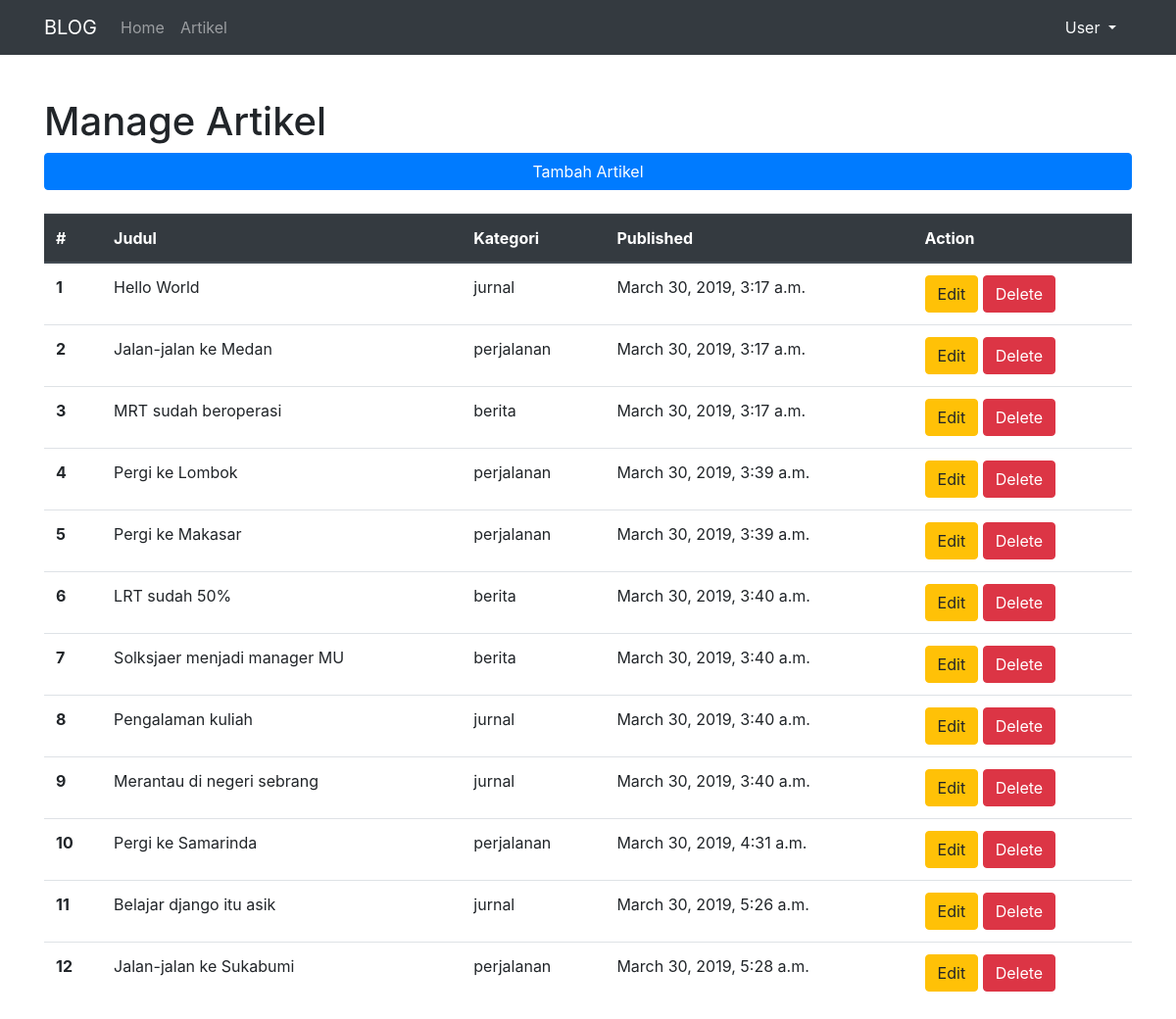
Screenshot of /artikel/manage/ with the database file from the repository.
### artikel/models.py (models this page shows, shortened)
class Artikel(models.Model):
	judul		= models.CharField(max_length=255)
	isi 		= models.TextField()
	kategori 	= models.CharField(max_length=255)
	published	= models.DateTimeField(auto_now_add=True)
	updated 	= models.DateTimeField(auto_now=True)
	slug		= models.SlugField(blank=True, editable=False)

### artikel/views.py (the view)
class ArtikelManageView(ListView):
	model = Artikel
	template_name = "artikel/artikel_manage.html"
	context_object_name = 'artikel_list'

### artikel/templates/artikel/artikel_manage.html (shortened to what this page needs)
{% extends "base.html" %}
{% block contents %}
    <h1>Manage Artikel</h1>
    <a class="btn btn-primary btn-block" href="{% url 'artikel:create' %}">Tambah Artikel</a>
    <table class="table mt-4">
	  <thead class="thead-dark">
	    <tr>
	      <th scope="col">#</th>
	      <th scope="col">Judul</th>
	      <th scope="col">Kategori</th>
	      <th scope="col">Published</th>
	      <th scope="col">Action</th>
	    </tr>
	  </thead>
	  <tbody>
	    {% for artikel in artikel_list %}
	    <tr>
	      <th scope="row">{{forloop.counter}}</th>
	      <td>{{artikel.judul}}</td>
	      <td>{{artikel.kategori}}</td>
	      <td>{{artikel.published}}</td>
	      <td>
			<a class="btn btn-warning" href="{% url 'artikel:update' artikel.id %}">Edit</a>
	      	<a class="btn btn-danger" href="{% url 'artikel:delete' artikel.id %}">Delete</a>
	      </td>
	    </tr>
	    {% endfor %}
	  </tbody>
	</table>
{% endblock contents %}

### templates/base.html (shortened to what this page needs)
{% load static %}
<!DOCTYPE html>
<html>
<head>
	{% include "snippets/styles.html" %}
</head>
<body>
	{% include "snippets/navbar.html" %}
	<div class="container" style="margin-top:100px">
		{% block contents %}
		{% endblock contents %}
	</div>
</body>
</html>

### templates/snippets/styles.html
{% load static %}
<link rel="stylesheet" type="text/css" href="{% static 'vendor/bootstrap/css/bootstrap.min.css' %}">

### templates/snippets/navbar.html (shortened to what this page needs)
<nav class="navbar fixed-top navbar-expand-lg navbar-dark bg-dark">
  <div class="container">
	  <a class="navbar-brand" href="{% url 'home' %}">BLOG</a>
	  <div class="collapse navbar-collapse" id="navbarNavDropdown">
	    <ul class="navbar-nav">
	      <li class="nav-item">
	        <a class="nav-link" href="{% url 'home' %}">Home</a>
	      </li>
	      <li class="nav-item">
	        <a class="nav-link" href="{% url 'artikel:list' 1 %}">Artikel</a>
	      </li>
	    </ul>
	    <div class="nav-item dropdown ml-auto">
	        <a class="nav-link dropdown-toggle text-light" href="#" id="navbarDropdownMenuLink" role="button" data-toggle="dropdown" aria-haspopup="true" aria-expanded="false">
	          User
	        </a>
	    </div>
	  </div>
  </div>
</nav>

### templates/snippets/scripts.html (shortened to what this page needs)
{% load static %}

### rows the page displays
Artikel: judul "Hello World", kategori "jurnal", published "March 30, 2019, 3:17 a.m."
Artikel: judul "Jalan-jalan ke Medan", kategori "perjalanan", published "March 30, 2019, 3:17 a.m."
Artikel: judul "MRT sudah beroperasi", kategori "berita", published "March 30, 2019, 3:17 a.m."
Artikel: judul "Pergi ke Lombok", kategori "perjalanan", published "March 30, 2019, 3:39 a.m."
Artikel: judul "Pergi ke Makasar", kategori "perjalanan", published "March 30, 2019, 3:39 a.m."
Artikel: judul "LRT sudah 50%", kategori "berita", published "March 30, 2019, 3:40 a.m."
Artikel: judul "Solksjaer menjadi manager MU", kategori "berita", published "March 30, 2019, 3:40 a.m."
Artikel: judul "Pengalaman kuliah", kategori "jurnal", published "March 30, 2019, 3:40 a.m."
Artikel: judul "Merantau di negeri sebrang", kategori "jurnal", published "March 30, 2019, 3:40 a.m."
Artikel: judul "Pergi ke Samarinda", kategori "perjalanan", published "March 30, 2019, 4:31 a.m."
Artikel: judul "Belajar django itu asik", kategori "jurnal", published "March 30, 2019, 5:26 a.m."
Artikel: judul "Jalan-jalan ke Sukabumi", kategori "perjalanan", published "March 30, 2019, 5:28 a.m."
